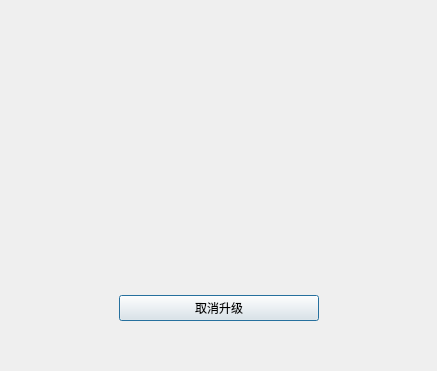
<?xml version="1.0" encoding="UTF-8"?>
<ui version="4.0">
 <class>OtaUpdateDialog</class>
 <widget class="QDialog" name="OtaUpdateDialog">
  <property name="geometry">
   <rect>
    <x>0</x>
    <y>0</y>
    <width>437</width>
    <height>371</height>
   </rect>
  </property>
  <property name="windowTitle">
   <string>OtaUpdateDialog</string>
  </property>
  <layout class="QGridLayout" name="gridLayout">
   <item row="0" column="1">
    <spacer name="verticalSpacer">
     <property name="orientation">
      <enum>Qt::Vertical</enum>
     </property>
     <property name="sizeHint" stdset="0">
      <size>
       <width>20</width>
       <height>29</height>
      </size>
     </property>
    </spacer>
   </item>
   <item row="1" column="0">
    <spacer name="horizontalSpacer">
     <property name="orientation">
      <enum>Qt::Horizontal</enum>
     </property>
     <property name="sizeHint" stdset="0">
      <size>
       <width>101</width>
       <height>20</height>
      </size>
     </property>
    </spacer>
   </item>
   <item row="1" column="1">
    <widget class="WaterProcess" name="widget" native="true">
     <property name="sizePolicy">
      <sizepolicy hsizetype="Fixed" vsizetype="Fixed">
       <horstretch>0</horstretch>
       <verstretch>0</verstretch>
      </sizepolicy>
     </property>
     <property name="minimumSize">
      <size>
       <width>200</width>
       <height>200</height>
      </size>
     </property>
    </widget>
   </item>
   <item row="1" column="2">
    <spacer name="horizontalSpacer_2">
     <property name="orientation">
      <enum>Qt::Horizontal</enum>
     </property>
     <property name="sizeHint" stdset="0">
      <size>
       <width>100</width>
       <height>20</height>
      </size>
     </property>
    </spacer>
   </item>
   <item row="2" column="1">
    <spacer name="verticalSpacer_2">
     <property name="orientation">
      <enum>Qt::Vertical</enum>
     </property>
     <property name="sizeHint" stdset="0">
      <size>
       <width>20</width>
       <height>30</height>
      </size>
     </property>
    </spacer>
   </item>
   <item row="3" column="1">
    <widget class="QPushButton" name="pushButton">
     <property name="text">
      <string>取消升级</string>
     </property>
    </widget>
   </item>
   <item row="4" column="1">
    <spacer name="verticalSpacer_3">
     <property name="orientation">
      <enum>Qt::Vertical</enum>
     </property>
     <property name="sizeHint" stdset="0">
      <size>
       <width>20</width>
       <height>29</height>
      </size>
     </property>
    </spacer>
   </item>
  </layout>
 </widget>
 <customwidgets>
  <customwidget>
   <class>WaterProcess</class>
   <extends>QWidget</extends>
   <header>syt_process/waterprocess.h</header>
   <container>1</container>
  </customwidget>
 </customwidgets>
 <resources/>
 <connections/>
</ui>
